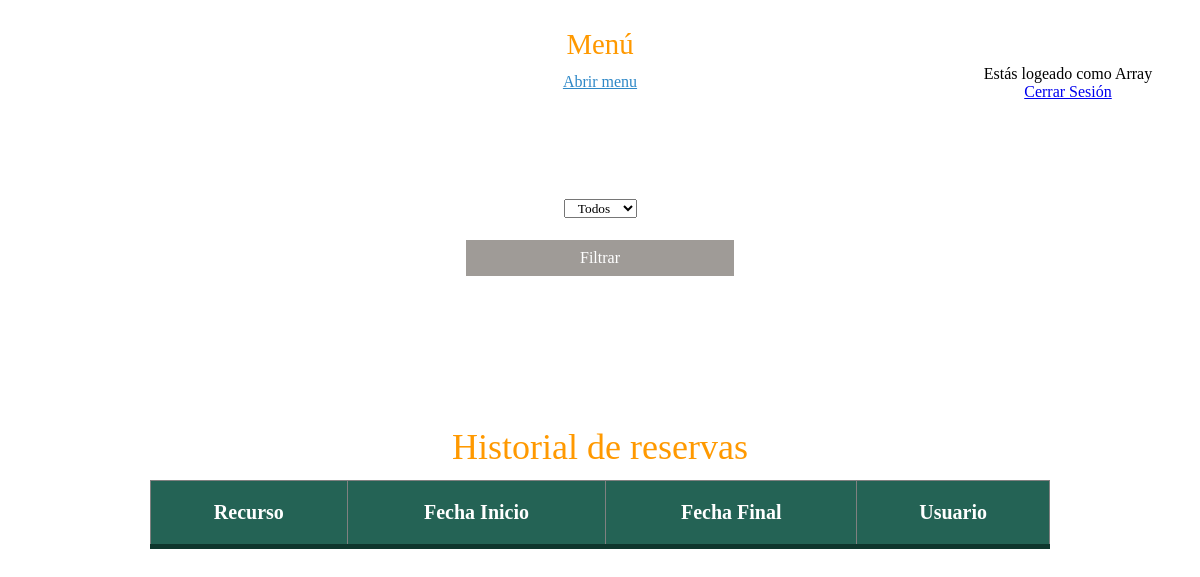
The page /historial.php (signed in) on the database as committed earlier.
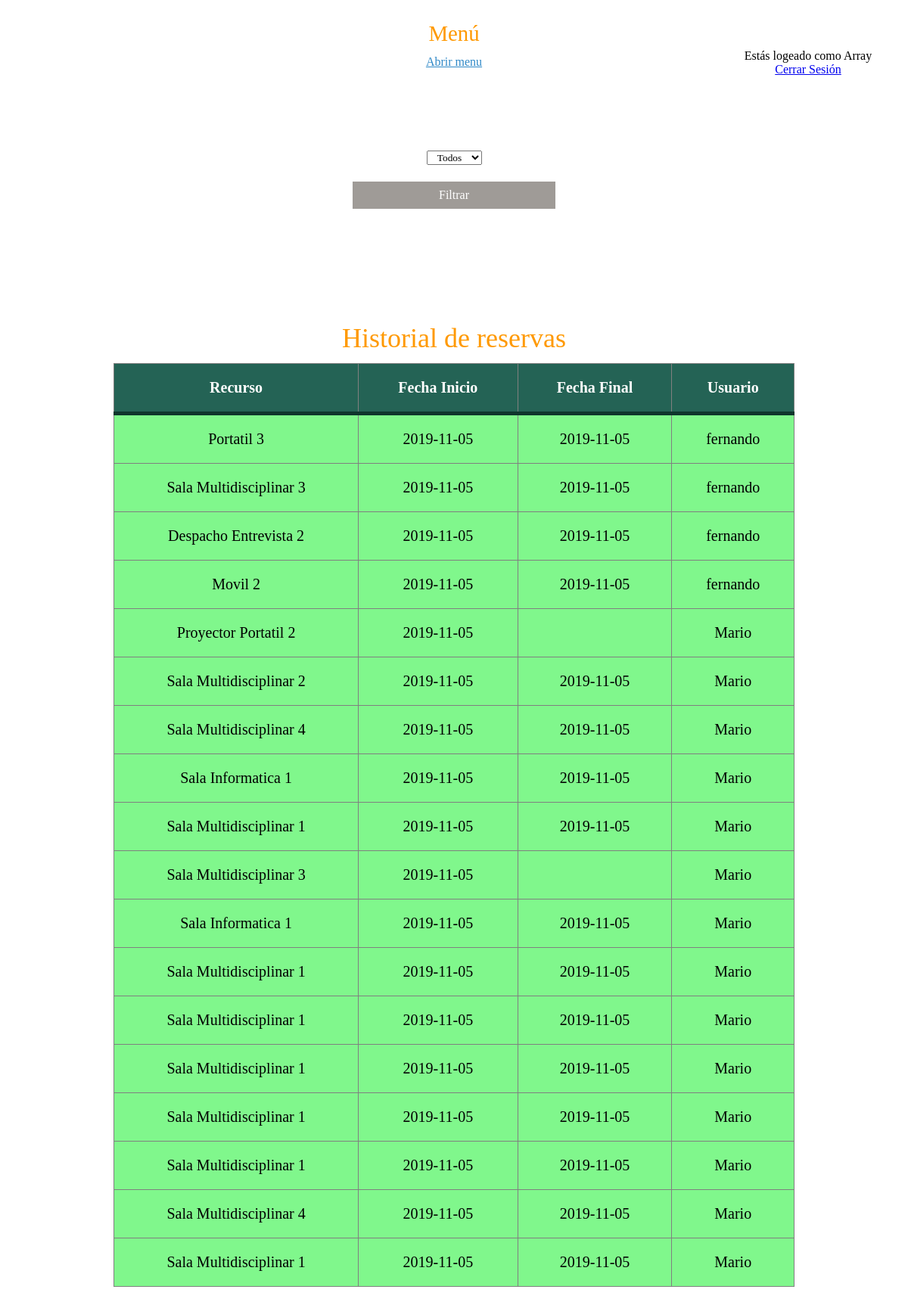
The same page on the database as committed later.
### tables this page shows
CREATE TABLE `reserva` (
  `id_reserva` int(3) NOT NULL,
  `fecha_ini` date NOT NULL,
  `fecha_fin` date DEFAULT NULL,
  `hora_ini` time NOT NULL,
  `hora_fin` time DEFAULT NULL,
  `id_usu` int(11) DEFAULT NULL,
  `id_recursos` int(3) DEFAULT NULL
);

CREATE TABLE `recursos` (
  `id_recursos` int(3) NOT NULL,
  `nombre_recurso` varchar(100) NOT NULL,
  `descripcion` varchar(255) NOT NULL,
  `imagen` varchar(100) DEFAULT NULL,
  `id_disponible` int(3) DEFAULT NULL,
  `id_tipo_recurso` int(3) DEFAULT NULL
);

CREATE TABLE `usuarios` (
  `id_usu` int(11) NOT NULL,
  `user` varchar(50) NOT NULL,
  `password` text NOT NULL
);

### historial.php (the view, shortened to what this page needs)
<!DOCTYPE html>
<html>
<head>
	<link rel="stylesheet" type="text/css" href="estilos2.css">
    <link rel="stylesheet" type="text/css" href="tabla.css">
</head>
<body>
</head>
<body>
<?php
	if(isset($_SESSION['username'])){
	$usuario = $_SESSION['username'];
}
?>
<div id="contenido">
  <h1>Menú</h1>
  <a id="abrir" class="abrir-cerrar" href="javascript:void(0)" onclick="mostrar()">Abrir menu</a><a id="cerrar" class="abrir-cerrar" href="#" onclick="ocultar()">Cerrar menu</a>
</div>
	<?php
	if(isset($_SESSION['username'])){
	$usuario = $_SESSION['username'];
}
	if(isset($usuario)){
echo "<div class='derecha'>";
echo "<br>";
echo "Estás logeado como ".$usuario;
echo "<br>";
echo "<a href='procesos/cerrar.php'>Cerrar Sesión </a>";
echo "</div>";
		include 'procesos/connection.php';
echo "<form action='historial.php' method='post'>
    <select name='usuario'>
        <option value=''>Todos</option>
        <option value='admin'>Admin</option>
        <option value='Aaron'>Aaron</option>
        <option value='fernando'>Fernando</option>
        <option value='Mario'>Mario</option>
    </select>
    <input type='submit' name='subir' value='Filtrar' class='btnfiltrar'/>
</form>";
if (!isset($_POST['usuario'])) {
            $usu='';
        }else{
            $usu=$_POST['usuario'];
        }
if ($usu=='') {
		$query= "SELECT * from Usuarios inner join reserva on usuarios.id_usu=reserva.id_usu
inner join recursos on recursos.id_recursos=reserva.id_recursos ORDER BY reserva.fecha_ini DESC";
		$result=mysqli_query($db,$query);
			echo "<div class='cuadrado'";
            echo '<div id="main-container">
            <h1 style="margin-top:-10%;">Historial de reservas </h1>
        <table>
            <thead>
                <tr>
                    <th>Recurso</th><th>Fecha Inicio</th><th>Fecha Final</th><th>Usuario</th>
                </tr>
                </thead>';
			while ($row=mysqli_fetch_array($result)) {
                $recurso=$row['nombre_recurso'];
                 echo "<tr style='background-color:rgba(97,245,112,0.80);'>";
                    echo "<td><h4'>$recurso</td>"."<td>".$row['fecha_ini']."<td><h4'>".$row['fecha_fin']."</td><td>".$row['user']."</td></tr>";
			}
                echo "</tr>
        </table>
    </div>";
}
		}else{
echo "Porfavor, tienes que inciar sesión en la página del login: ";
echo "<a href='login.php'>Iniciar Sesión </a>";
}
	?></div>
</body>
</html>

### estilos2.css (style rules this page uses)
#main-container { width: 800px; }
* { padding: 0; margin: 0; font-family: century gothic; text-align: center; }
form { padding: 50px 20px; margin: calc(25% + 100px); margin-top: 70px; padding-top: 28px; margin-bottom: 30px }
.cuadrado { padding: 50px 20px; font-size: 20px; margin: calc(10% + 100px); margin-top: 70px; padding-top: 28px; margin-bottom: 30px }
h1 { text-align: center; padding: 12px; color: #444 }
input { width: calc(120% - 20px); padding: 9px; margin: auto; margin-top: 12px; font-size: 16px }
input[type='submit'] { background-color: #4 8e; color: #fff; width: calc(80% - 20px); margin: 0 10%; margin-top: 22px; border: none; }

### tabla.css (style rules this page uses)
#main-container { margin: 150px auto; width: 900px; }
table { border: grey 1px solid; text-align: left; border-collapse: collapse; width: 100%; border-radius: 1px; }
th, td { padding: 20px; border: grey 1px solid; }
thead { background-color: #246355; border-bottom: solid 5px #0F362D; color: white; }
.derecha { margin-left: 78%; margin-top: -5%; }
.btnfiltrar { background-color:rgba(149,145,140,0.90); }

### historial.php (style rules this page uses)
body { background:url(https://www.elsetge.cat/myimg/f/145-1452323_nature-landscape-sky-clouds-himalayas-mountain-minimalist-nature.jpg)no-repeat fixed center; }
body { font-family: "Segoe UI", sans-serif; font-size:100%; }
h1 { color:#f90; font-size:180%; font-weight:normal; }
#contenido { transition: margin-left .4s; padding: 1rem; }
.abrir-cerrar { color: #2E88C7; font-size:1rem; }

Rows that differ between the two databases and show on the page:
added reserva: id_recursos.nombre_recurso "Portatil 3", fecha_ini "2019-11-05", fecha_fin "2019-11-05", id_usu.user "fernando"
added reserva: id_recursos.nombre_recurso "Sala Multidisciplinar 3", fecha_ini "2019-11-05", fecha_fin "2019-11-05", id_usu.user "fernando"
added reserva: id_recursos.nombre_recurso "Despacho Entrevista 2", fecha_ini "2019-11-05", fecha_fin "2019-11-05", id_usu.user "fernando"
added reserva: id_recursos.nombre_recurso "Movil 2", fecha_ini "2019-11-05", fecha_fin "2019-11-05", id_usu.user "fernando"
added reserva: id_recursos.nombre_recurso "Proyector Portatil 2", fecha_ini "2019-11-05", id_usu.user "Mario"
added reserva: id_recursos.nombre_recurso "Sala Multidisciplinar 2", fecha_ini "2019-11-05", fecha_fin "2019-11-05", id_usu.user "Mario"
added reserva: id_recursos.nombre_recurso "Sala Multidisciplinar 4", fecha_ini "2019-11-05", fecha_fin "2019-11-05", id_usu.user "Mario"
added reserva: id_recursos.nombre_recurso "Sala Informatica 1", fecha_ini "2019-11-05", fecha_fin "2019-11-05", id_usu.user "Mario"
added reserva: id_recursos.nombre_recurso "Sala Multidisciplinar 1", fecha_ini "2019-11-05", fecha_fin "2019-11-05", id_usu.user "Mario"
added reserva: id_recursos.nombre_recurso "Sala Multidisciplinar 3", fecha_ini "2019-11-05", id_usu.user "Mario"
added reserva: id_recursos.nombre_recurso "Sala Informatica 1", fecha_ini "2019-11-05", fecha_fin "2019-11-05", id_usu.user "Mario"
added reserva: id_recursos.nombre_recurso "Sala Multidisciplinar 1", fecha_ini "2019-11-05", fecha_fin "2019-11-05", id_usu.user "Mario"
added reserva: id_recursos.nombre_recurso "Sala Multidisciplinar 1", fecha_ini "2019-11-05", fecha_fin "2019-11-05", id_usu.user "Mario"
added reserva: id_recursos.nombre_recurso "Sala Multidisciplinar 1", fecha_ini "2019-11-05", fecha_fin "2019-11-05", id_usu.user "Mario"
added reserva: id_recursos.nombre_recurso "Sala Multidisciplinar 1", fecha_ini "2019-11-05", fecha_fin "2019-11-05", id_usu.user "Mario"
added reserva: id_recursos.nombre_recurso "Sala Multidisciplinar 1", fecha_ini "2019-11-05", fecha_fin "2019-11-05", id_usu.user "Mario"
added reserva: id_recursos.nombre_recurso "Sala Multidisciplinar 4", fecha_ini "2019-11-05", fecha_fin "2019-11-05", id_usu.user "Mario"
added reserva: id_recursos.nombre_recurso "Sala Multidisciplinar 1", fecha_ini "2019-11-05", fecha_fin "2019-11-05", id_usu.user "Mario"
